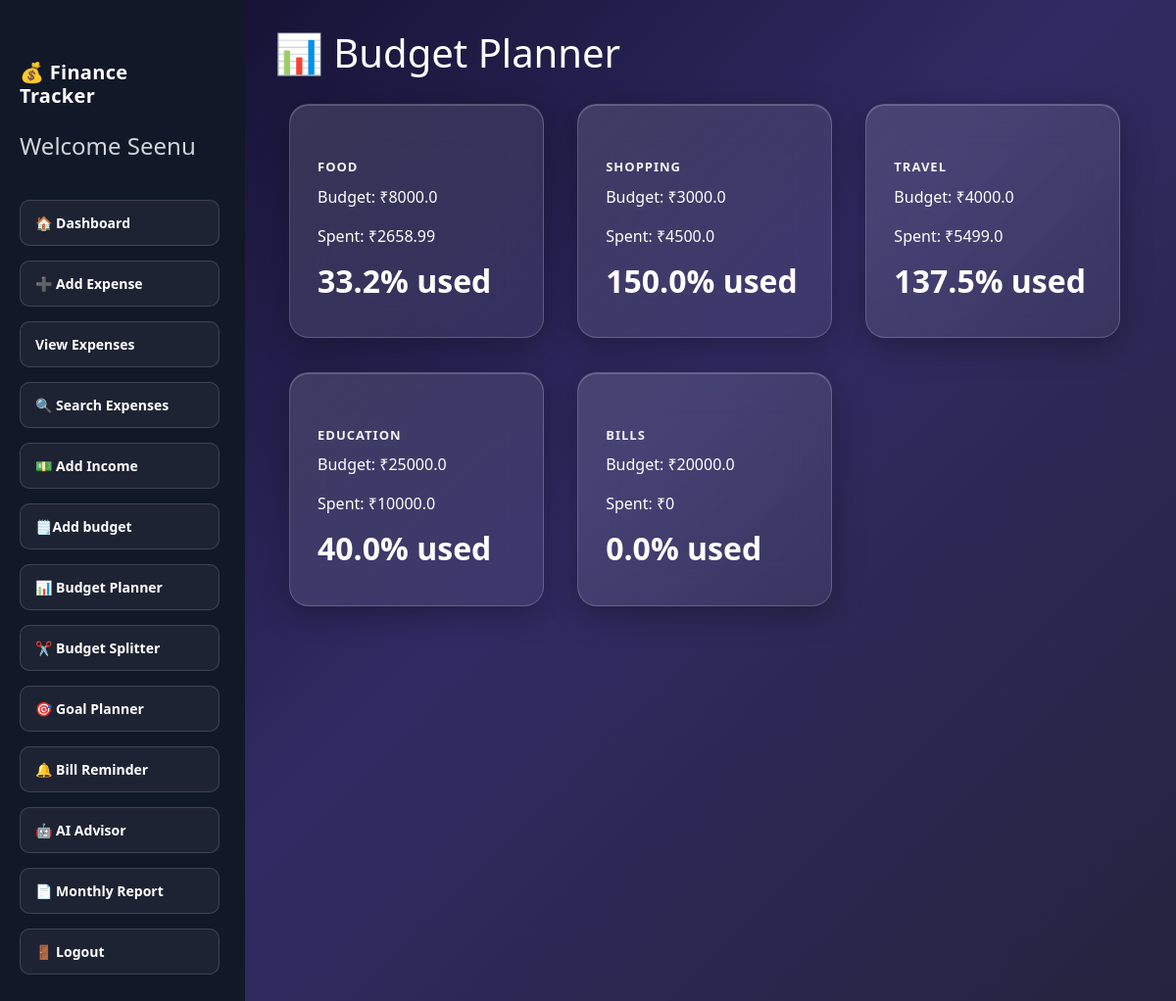
Screenshot of /budget (signed in) with the database file from the repository.
### tables this page shows
CREATE TABLE budgets(
    id INTEGER PRIMARY KEY AUTOINCREMENT,
    category TEXT UNIQUE,
    budget_amount REAL
, user_id INTEGER);

### app.py (the view)
@app.route("/budget")
def budget():
    conn = sqlite3.connect("finance.db")
    cursor = conn.cursor()
    cursor.execute("""
    SELECT category, budget_amount
    FROM budgets
    """)
    budgets = cursor.fetchall()
    budget_data = []
    for category, budget in budgets:
        cursor.execute("""
SELECT SUM(amount)
FROM expenses
WHERE LOWER(TRIM(category)) = LOWER(TRIM(?))
""", (category,))
        spent = cursor.fetchone()[0] or 0
        used_percent = round((spent / budget) * 100, 1) if budget > 0 else 0
        budget_data.append({
            "category": category,
            "budget": budget,
            "spent": spent,
            "used_percent": used_percent
        })
    conn.close()
    return render_template(
        "budget.html",
        budget_data=budget_data
    )

### templates/budget.html (shortened to what this page needs)
{% extends "base.html" %}
{% block content %}
<h1>📊 Budget Planner</h1>
<head>
    <link href="https://cdn.jsdelivr.net/npm/bootstrap@5.3.3/dist/css/bootstrap.min.css" rel="stylesheet">
    <link rel="stylesheet" href="{{ url_for('static', filename='style.css') }}">
</head>
{% for item in budget_data %}
<div class="card">
    <h3>{{ item.category }}</h3>
    <p>Budget: ₹{{ item.budget }}</p>
    <p>Spent: ₹{{ item.spent }}</p>
    <p>{{ item.used_percent }}% used</p>
</div>
{% endfor %}
{% endblock %}

### static/style.css (style rules this page uses)
body { background: #0f0c29; background: linear-gradient(135deg, #0f0c29, #302b63, #24243e); min-height: 100vh; font-family: 'Segoe UI', Arial, sans-serif; }
.card { background: rgba(255,255,255,0.08); border-radius: 20px; padding: 25px; margin: 15px; width: 260px; display: inline-block; vertical-align: top; backdrop-filter: blur(10px); border: 1px solid rgba(255,255,255,0.15); transition: transform 0.2s ease, box-shadow 0.2s ease; }
h1, h2, h3 { color: #fff; }
.card { background: linear-gradient(135deg, rgba(255,255,255,0.13), rgba(255,255,255,0.06)); backdrop-filter: blur(20px); -webkit-backdrop-filter: blur(20px); border: 1px solid rgba(255, 255, 255, 0.18); padding: 24px 28px; border-radius: 20px; box-shadow: 0 8px 32px rgba(0, 0, 0, 0.3), inset 0 1px 0 rgba(255,255,255,0.2); width: 260px; margin-top: 20px; color: #fff; transition: transform 0.25s ease, box-shadow 0.25s ease; }
.card h3, .card strong, .card p:first-child { font-size: 13px; font-weight: 700; letter-spacing: 1px; text-transform: uppercase; color: #f3f3f4; margin-bottom: 10px; display: block; }
.card h1, .card .value, .card p:last-child { font-size: 32px; font-weight: 700; color: #fff; line-height: 1.1; }
h2, h3 { font-size: 20px; font-weight: 700; color: #fff; margin: 32px 0 12px; display: flex; align-items: center; gap: 10px; letter-spacing: 0.3px; }
h2::after, h3::after { content: ''; flex: 1; height: 1px; background: linear-gradient(to right, rgba(255,255,255,0.2), transparent); margin-left: 8px; }

### rows the page displays
budgets: category "FOOD", budget "8000.0", spent "2658.99", used_percent "33.2"
budgets: category "SHOPPING", budget "3000.0", spent "4500.0", used_percent "150.0"
budgets: category "TRAVEL", budget "4000.0", spent "5499.0", used_percent "137.5"
budgets: category "EDUCATION", budget "25000.0", spent "10000.0", used_percent "40.0"
budgets: category "BILLS", budget "20000.0", spent "0", used_percent "0.0"

### other values shown
{{ session['username'] }} "Seenu"
